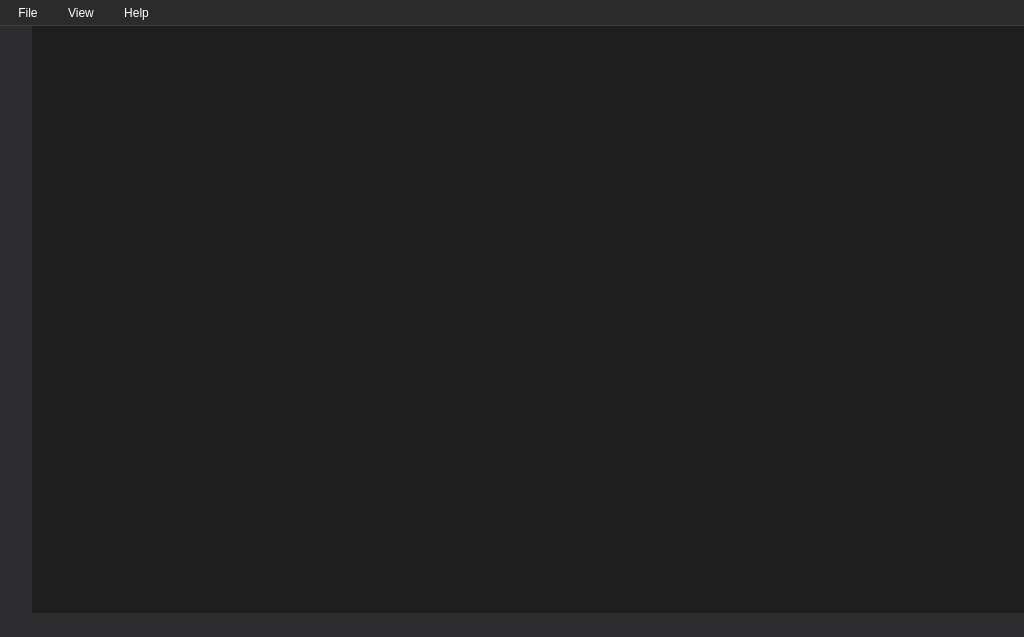
<?xml version="1.0" encoding="UTF-8"?>
<ui version="4.0">
 <class>MainWindow</class>
 <widget class="QMainWindow" name="MainWindow">
  <property name="geometry">
   <rect>
    <x>0</x>
    <y>0</y>
    <width>1024</width>
    <height>637</height>
   </rect>
  </property>
  <property name="windowTitle">
   <string>Ship Energy Optimization Platform</string>
  </property>
  <property name="styleSheet">
   <string>QMainWindow {
    background-color: #1E1E1E;
}

QMenuBar {
    background-color: #2B2B2B;
    color: #FFFFFF;
    border-bottom: 1px solid #404040;
}

QMenuBar::item {
    background-color: transparent;
    padding: 6px 12px;
}

QMenuBar::item:selected {
    background-color: #404040;
}

QStatusBar {
    background-color: #2B2B2B;
    color: #B0B0B0;
    border-top: 1px solid #404040;
}</string>
  </property>
  <widget class="QWidget" name="centralwidget">
   <layout class="QHBoxLayout" name="horizontalLayout" stretch="1,50">
    <property name="spacing">
     <number>0</number>
    </property>
    <property name="leftMargin">
     <number>0</number>
    </property>
    <property name="topMargin">
     <number>0</number>
    </property>
    <property name="rightMargin">
     <number>0</number>
    </property>
    <property name="bottomMargin">
     <number>0</number>
    </property>
    <item>
     <widget class="QFrame" name="frame">
      <property name="styleSheet">
       <string notr="true">QFrame {
    background-color: #2d2d30;
    border: none;
    color: #cccccc;
}
</string>
      </property>
      <property name="frameShape">
       <enum>QFrame::Shape::StyledPanel</enum>
      </property>
      <property name="frameShadow">
       <enum>QFrame::Shadow::Plain</enum>
      </property>
      <property name="midLineWidth">
       <number>0</number>
      </property>
      <layout class="QVBoxLayout" name="verticalLayout">
       <property name="spacing">
        <number>0</number>
       </property>
       <property name="leftMargin">
        <number>0</number>
       </property>
       <property name="topMargin">
        <number>0</number>
       </property>
       <property name="rightMargin">
        <number>0</number>
       </property>
       <property name="bottomMargin">
        <number>0</number>
       </property>
       <item>
        <widget class="QPushButton" name="pushButton_4">
         <property name="minimumSize">
          <size>
           <width>32</width>
           <height>36</height>
          </size>
         </property>
         <property name="maximumSize">
          <size>
           <width>32</width>
           <height>32</height>
          </size>
         </property>
         <property name="autoFillBackground">
          <bool>false</bool>
         </property>
         <property name="styleSheet">
          <string notr="true">/* QPushButton - Default state */
QPushButton {
    background-color: #2d2d30;
    border: 1px solid transparent;
    color: #cccccc;
    padding: 6px 6px;
    min-height: 22px;
}

/* QPushButton - Hover state */
QPushButton:hover {
    background-color: #3e3e42;
    border: 1px solid #464647;
}

/* QPushButton - Pressed/Active state */
QPushButton:pressed,
QPushButton:checked {
    background-color: #094771;
    border: 1px solid #0e639c;
    color: #ffffff;
}

/* QPushButton - Focus state */
QPushButton:focus {
    border: 1px solid #0e639c;
    outline: none;
}

/* QPushButton - Disabled state */
QPushButton:disabled {
    background-color: #2d2d30;
    color: #656565;
    border: 1px solid transparent;
}</string>
         </property>
         <property name="text">
          <string/>
         </property>
         <property name="icon">
          <iconset resource="../../res/resources.qrc">
           <normaloff>:/icons/sidebar/ic-globe-100.png</normaloff>:/icons/sidebar/ic-globe-100.png</iconset>
         </property>
         <property name="iconSize">
          <size>
           <width>24</width>
           <height>24</height>
          </size>
         </property>
        </widget>
       </item>
       <item>
        <widget class="QPushButton" name="pushButton_7">
         <property name="minimumSize">
          <size>
           <width>32</width>
           <height>36</height>
          </size>
         </property>
         <property name="maximumSize">
          <size>
           <width>32</width>
           <height>32</height>
          </size>
         </property>
         <property name="autoFillBackground">
          <bool>false</bool>
         </property>
         <property name="styleSheet">
          <string notr="true">/* QPushButton - Default state */
QPushButton {
    background-color: #2d2d30;
    border: 1px solid transparent;
    color: #cccccc;
    padding: 6px 6px;
    min-height: 22px;
}

/* QPushButton - Hover state */
QPushButton:hover {
    background-color: #3e3e42;
    border: 1px solid #464647;
}

/* QPushButton - Pressed/Active state */
QPushButton:pressed,
QPushButton:checked {
    background-color: #094771;
    border: 1px solid #0e639c;
    color: #ffffff;
}

/* QPushButton - Focus state */
QPushButton:focus {
    border: 1px solid #0e639c;
    outline: none;
}

/* QPushButton - Disabled state */
QPushButton:disabled {
    background-color: #2d2d30;
    color: #656565;
    border: 1px solid transparent;
}</string>
         </property>
         <property name="text">
          <string/>
         </property>
         <property name="icon">
          <iconset resource="../../res/resources.qrc">
           <normaloff>:/icons/sidebar/ic-flowchart-100.png</normaloff>:/icons/sidebar/ic-flowchart-100.png</iconset>
         </property>
         <property name="iconSize">
          <size>
           <width>24</width>
           <height>24</height>
          </size>
         </property>
        </widget>
       </item>
       <item>
        <widget class="QPushButton" name="pushButton_5">
         <property name="minimumSize">
          <size>
           <width>32</width>
           <height>36</height>
          </size>
         </property>
         <property name="maximumSize">
          <size>
           <width>32</width>
           <height>32</height>
          </size>
         </property>
         <property name="autoFillBackground">
          <bool>false</bool>
         </property>
         <property name="styleSheet">
          <string notr="true">/* QPushButton - Default state */
QPushButton {
    background-color: #2d2d30;
    border: 1px solid transparent;
    color: #cccccc;
    padding: 6px 6px;
    min-height: 22px;
}

/* QPushButton - Hover state */
QPushButton:hover {
    background-color: #3e3e42;
    border: 1px solid #464647;
}

/* QPushButton - Pressed/Active state */
QPushButton:pressed,
QPushButton:checked {
    background-color: #094771;
    border: 1px solid #0e639c;
    color: #ffffff;
}

/* QPushButton - Focus state */
QPushButton:focus {
    border: 1px solid #0e639c;
    outline: none;
}

/* QPushButton - Disabled state */
QPushButton:disabled {
    background-color: #2d2d30;
    color: #656565;
    border: 1px solid transparent;
}</string>
         </property>
         <property name="text">
          <string/>
         </property>
         <property name="icon">
          <iconset resource="../../res/resources.qrc">
           <normaloff>:/icons/sidebar/ic-analysis-100.png</normaloff>:/icons/sidebar/ic-analysis-100.png</iconset>
         </property>
         <property name="iconSize">
          <size>
           <width>24</width>
           <height>24</height>
          </size>
         </property>
        </widget>
       </item>
       <item>
        <widget class="QPushButton" name="pushButton_6">
         <property name="minimumSize">
          <size>
           <width>32</width>
           <height>36</height>
          </size>
         </property>
         <property name="maximumSize">
          <size>
           <width>32</width>
           <height>32</height>
          </size>
         </property>
         <property name="autoFillBackground">
          <bool>false</bool>
         </property>
         <property name="styleSheet">
          <string notr="true">/* QPushButton - Default state */
QPushButton {
    background-color: #2d2d30;
    border: 1px solid transparent;
    color: #cccccc;
    padding: 6px 6px;
    min-height: 22px;
}

/* QPushButton - Hover state */
QPushButton:hover {
    background-color: #3e3e42;
    border: 1px solid #464647;
}

/* QPushButton - Pressed/Active state */
QPushButton:pressed,
QPushButton:checked {
    background-color: #094771;
    border: 1px solid #0e639c;
    color: #ffffff;
}

/* QPushButton - Focus state */
QPushButton:focus {
    border: 1px solid #0e639c;
    outline: none;
}

/* QPushButton - Disabled state */
QPushButton:disabled {
    background-color: #2d2d30;
    color: #656565;
    border: 1px solid transparent;
}</string>
         </property>
         <property name="text">
          <string/>
         </property>
         <property name="icon">
          <iconset resource="../../res/resources.qrc">
           <normaloff>:/icons/sidebar/ic-planning-100.png</normaloff>:/icons/sidebar/ic-planning-100.png</iconset>
         </property>
         <property name="iconSize">
          <size>
           <width>24</width>
           <height>24</height>
          </size>
         </property>
        </widget>
       </item>
       <item>
        <widget class="QPushButton" name="pushButton_8">
         <property name="minimumSize">
          <size>
           <width>32</width>
           <height>36</height>
          </size>
         </property>
         <property name="maximumSize">
          <size>
           <width>32</width>
           <height>32</height>
          </size>
         </property>
         <property name="tabletTracking">
          <bool>true</bool>
         </property>
         <property name="focusPolicy">
          <enum>Qt::FocusPolicy::TabFocus</enum>
         </property>
         <property name="autoFillBackground">
          <bool>false</bool>
         </property>
         <property name="styleSheet">
          <string notr="true">/* QPushButton - Default state */
QPushButton {
    background-color: #2d2d30;
    border: 1px solid transparent;
    color: #cccccc;
    padding: 6px 6px;
    min-height: 22px;
}

/* QPushButton - Hover state */
QPushButton:hover {
    background-color: #3e3e42;
    border: 1px solid #464647;
}

/* QPushButton - Pressed/Active state */
QPushButton:pressed,
QPushButton:checked {
    background-color: #094771;
    border: 1px solid #0e639c;
    color: #ffffff;
}

/* QPushButton - Focus state */
QPushButton:focus {
    border: 1px solid #0e639c;
    outline: none;
}

/* QPushButton - Disabled state */
QPushButton:disabled {
    background-color: #2d2d30;
    color: #656565;
    border: 1px solid transparent;
}</string>
         </property>
         <property name="text">
          <string/>
         </property>
         <property name="icon">
          <iconset resource="../../res/resources.qrc">
           <normaloff>:/icons/sidebar/ic-history-100.png</normaloff>:/icons/sidebar/ic-history-100.png</iconset>
         </property>
         <property name="iconSize">
          <size>
           <width>24</width>
           <height>24</height>
          </size>
         </property>
        </widget>
       </item>
       <item>
        <spacer name="verticalSpacer">
         <property name="orientation">
          <enum>Qt::Orientation::Vertical</enum>
         </property>
         <property name="sizeHint" stdset="0">
          <size>
           <width>20</width>
           <height>328</height>
          </size>
         </property>
        </spacer>
       </item>
       <item>
        <widget class="QPushButton" name="pushButton_9">
         <property name="minimumSize">
          <size>
           <width>32</width>
           <height>36</height>
          </size>
         </property>
         <property name="maximumSize">
          <size>
           <width>32</width>
           <height>32</height>
          </size>
         </property>
         <property name="autoFillBackground">
          <bool>false</bool>
         </property>
         <property name="styleSheet">
          <string notr="true">/* QPushButton - Default state */
QPushButton {
    background-color: #2d2d30;
    border: 1px solid transparent;
    color: #cccccc;
    padding: 6px 6px;
    min-height: 22px;
}

/* QPushButton - Hover state */
QPushButton:hover {
    background-color: #3e3e42;
    border: 1px solid #464647;
}

/* QPushButton - Pressed/Active state */
QPushButton:pressed,
QPushButton:checked {
    background-color: #094771;
    border: 1px solid #0e639c;
    color: #ffffff;
}

/* QPushButton - Focus state */
QPushButton:focus {
    border: 1px solid #0e639c;
    outline: none;
}

/* QPushButton - Disabled state */
QPushButton:disabled {
    background-color: #2d2d30;
    color: #656565;
    border: 1px solid transparent;
}</string>
         </property>
         <property name="text">
          <string/>
         </property>
         <property name="icon">
          <iconset resource="../../res/resources.qrc">
           <normaloff>:/icons/sidebar/ic-settings-100.png</normaloff>:/icons/sidebar/ic-settings-100.png</iconset>
         </property>
         <property name="iconSize">
          <size>
           <width>24</width>
           <height>24</height>
          </size>
         </property>
        </widget>
       </item>
      </layout>
     </widget>
    </item>
    <item>
     <layout class="QVBoxLayout" name="verticalLayout_2" stretch="0,0">
      <property name="spacing">
       <number>0</number>
      </property>
      <item>
       <widget class="QWidget" name="dockContainer" native="true">
        <property name="sizePolicy">
         <sizepolicy hsizetype="Expanding" vsizetype="Expanding">
          <horstretch>0</horstretch>
          <verstretch>0</verstretch>
         </sizepolicy>
        </property>
        <property name="minimumSize">
         <size>
          <width>0</width>
          <height>0</height>
         </size>
        </property>
        <property name="autoFillBackground">
         <bool>false</bool>
        </property>
        <property name="styleSheet">
         <string notr="true"/>
        </property>
       </widget>
      </item>
      <item>
       <widget class="QFrame" name="frame_2">
        <property name="minimumSize">
         <size>
          <width>0</width>
          <height>24</height>
         </size>
        </property>
        <property name="maximumSize">
         <size>
          <width>16777215</width>
          <height>24</height>
         </size>
        </property>
        <property name="styleSheet">
         <string notr="true">QFrame {
    background-color: #2d2d30;
    border: none;
    color: #cccccc;
}
</string>
        </property>
        <property name="frameShape">
         <enum>QFrame::Shape::StyledPanel</enum>
        </property>
        <property name="frameShadow">
         <enum>QFrame::Shadow::Raised</enum>
        </property>
       </widget>
      </item>
     </layout>
    </item>
   </layout>
  </widget>
  <widget class="QMenuBar" name="menubar">
   <property name="geometry">
    <rect>
     <x>0</x>
     <y>0</y>
     <width>1024</width>
     <height>28</height>
    </rect>
   </property>
   <property name="styleSheet">
    <string notr="true"/>
   </property>
   <widget class="QMenu" name="menuFile">
    <property name="styleSheet">
     <string notr="true">QMenu {
            background-color: #2b2b2b;
            color: #dddddd;
            border: 1px solid #444444;
        }

        QMenu::item {
            background-color: transparent;
            padding: 4px 20px;
        }

        QMenu::item:selected {
            background-color: #444444;
        }

        QMenu::separator {
            height: 1px;
            background: #555555;
            margin: 4px 10px;
        }

        QMenu::indicator {
            background: transparent;
            width: 16px;
            height: 16px;
        }

        /* Checked/unchecked submenu icons */
        QMenu::indicator:checked {
            image: url(:/icons/checked_icon.png);
        }</string>
    </property>
    <property name="title">
     <string>File</string>
    </property>
    <addaction name="actionNew"/>
    <addaction name="actionOpen"/>
    <addaction name="actionSave"/>
    <addaction name="separator"/>
    <addaction name="actionExit"/>
   </widget>
   <widget class="QMenu" name="menuView">
    <property name="styleSheet">
     <string notr="true">QMenu {
            background-color: #2b2b2b;
            color: #dddddd;
            border: 1px solid #444444;
        }

        QMenu::item {
            background-color: transparent;
            padding: 4px 20px;
        }

        QMenu::item:selected {
            background-color: #444444;
        }

        QMenu::separator {
            height: 1px;
            background: #555555;
            margin: 4px 10px;
        }

        QMenu::indicator {
            background: transparent;
            width: 16px;
            height: 16px;
        }

        /* Checked/unchecked submenu icons */
        QMenu::indicator:checked {
            image: url(:/icons/checked_icon.png);
        }</string>
    </property>
    <property name="title">
     <string>View</string>
    </property>
   </widget>
   <widget class="QMenu" name="menuHelp">
    <property name="styleSheet">
     <string notr="true">QMenu {
            background-color: #2b2b2b;
            color: #dddddd;
            border: 1px solid #444444;
        }

        QMenu::item {
            background-color: transparent;
            padding: 4px 20px;
        }

        QMenu::item:selected {
            background-color: #444444;
        }

        QMenu::separator {
            height: 1px;
            background: #555555;
            margin: 4px 10px;
        }

        QMenu::indicator {
            background: transparent;
            width: 16px;
            height: 16px;
        }

        /* Checked/unchecked submenu icons */
        QMenu::indicator:checked {
            image: url(:/icons/checked_icon.png);
        }</string>
    </property>
    <property name="title">
     <string>Help</string>
    </property>
    <addaction name="actionAbout"/>
   </widget>
   <addaction name="menuFile"/>
   <addaction name="menuView"/>
   <addaction name="menuHelp"/>
  </widget>
  <action name="actionNew">
   <property name="text">
    <string>New</string>
   </property>
   <property name="shortcut">
    <string>Ctrl+N</string>
   </property>
  </action>
  <action name="actionOpen">
   <property name="text">
    <string>Open</string>
   </property>
   <property name="shortcut">
    <string>Ctrl+O</string>
   </property>
  </action>
  <action name="actionSave">
   <property name="text">
    <string>Save</string>
   </property>
   <property name="shortcut">
    <string>Ctrl+S</string>
   </property>
  </action>
  <action name="actionExit">
   <property name="text">
    <string>Exit</string>
   </property>
   <property name="shortcut">
    <string>Ctrl+Q</string>
   </property>
  </action>
  <action name="actionAbout">
   <property name="text">
    <string>About</string>
   </property>
  </action>
 </widget>
 <resources>
  <include location="../../res/resources.qrc"/>
 </resources>
 <connections/>
</ui>
